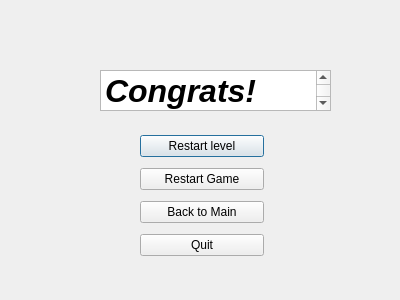
<?xml version="1.0" encoding="UTF-8"?>
<ui version="4.0">
 <class>win_scene_gs3</class>
 <widget class="QDialog" name="win_scene_gs3">
  <property name="geometry">
   <rect>
    <x>0</x>
    <y>0</y>
    <width>400</width>
    <height>300</height>
   </rect>
  </property>
  <property name="windowTitle">
   <string>Dialog</string>
  </property>
  <widget class="QTextBrowser" name="textBrowser">
   <property name="geometry">
    <rect>
     <x>100</x>
     <y>70</y>
     <width>231</width>
     <height>41</height>
    </rect>
   </property>
   <property name="html">
    <string>&lt;!DOCTYPE HTML PUBLIC &quot;-//W3C//DTD HTML 4.0//EN&quot; &quot;http://www.w3.org/TR/REC-html40/strict.dtd&quot;&gt;
&lt;html&gt;&lt;head&gt;&lt;meta name=&quot;qrichtext&quot; content=&quot;1&quot; /&gt;&lt;style type=&quot;text/css&quot;&gt;
p, li { white-space: pre-wrap; }
&lt;/style&gt;&lt;/head&gt;&lt;body style=&quot; font-family:'MS Shell Dlg 2'; font-size:7.8pt; font-weight:400; font-style:normal;&quot;&gt;
&lt;p style=&quot; margin-top:0px; margin-bottom:0px; margin-left:0px; margin-right:0px; -qt-block-indent:0; text-indent:0px;&quot;&gt;&lt;span style=&quot; font-family:'.AppleSystemUIFont'; font-size:24pt; font-weight:600; font-style:italic;&quot;&gt;Congrats! You Won!&lt;/span&gt;&lt;/p&gt;&lt;/body&gt;&lt;/html&gt;</string>
   </property>
  </widget>
  <widget class="QWidget" name="layoutWidget">
   <property name="geometry">
    <rect>
     <x>140</x>
     <y>130</y>
     <width>124</width>
     <height>135</height>
    </rect>
   </property>
   <layout class="QVBoxLayout" name="verticalLayout">
    <item>
     <widget class="QPushButton" name="pushButton_restart_level">
      <property name="text">
       <string>Restart level</string>
      </property>
     </widget>
    </item>
    <item>
     <widget class="QPushButton" name="pushButton_restart_game">
      <property name="text">
       <string>Restart Game</string>
      </property>
     </widget>
    </item>
    <item>
     <widget class="QPushButton" name="pushButton_backToMain">
      <property name="text">
       <string>Back to Main</string>
      </property>
     </widget>
    </item>
    <item>
     <widget class="QPushButton" name="pushButton_quit">
      <property name="text">
       <string>Quit</string>
      </property>
     </widget>
    </item>
   </layout>
  </widget>
 </widget>
 <resources/>
 <connections/>
</ui>
